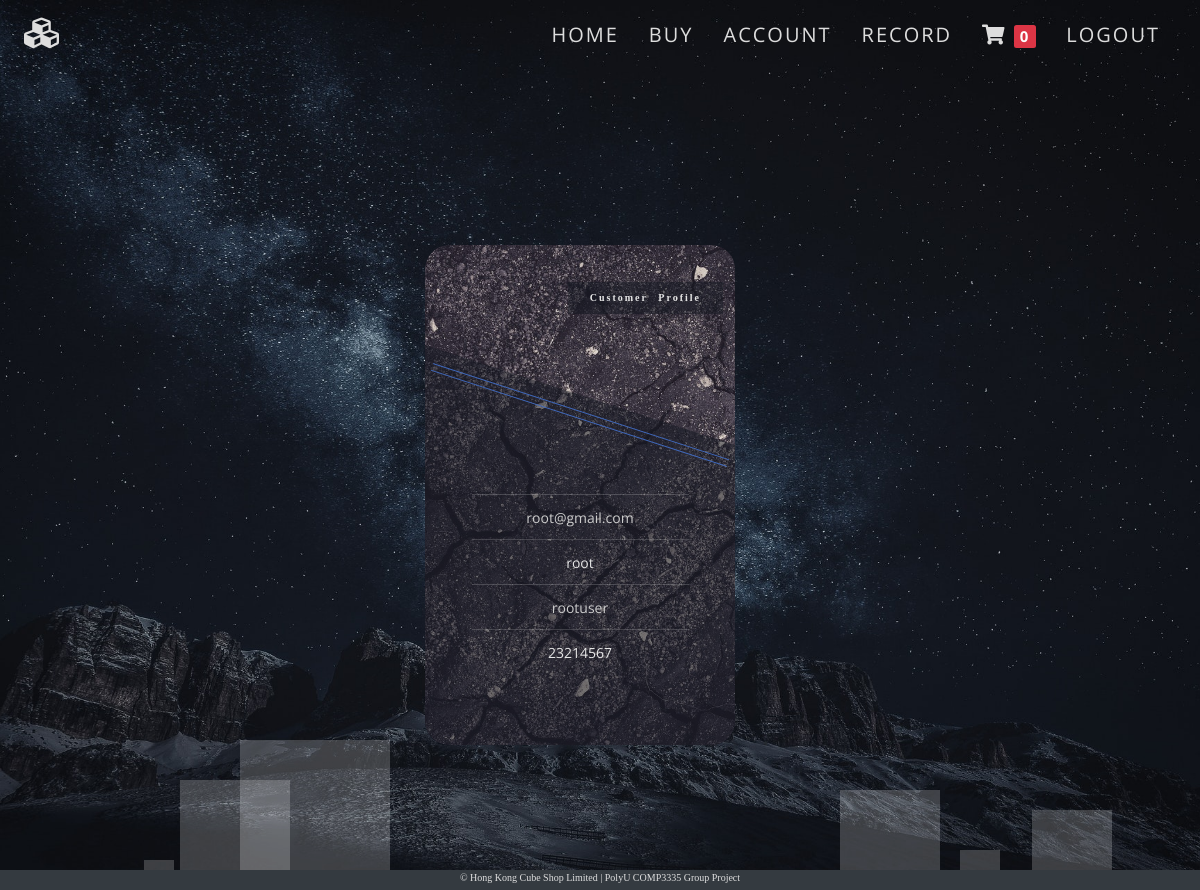
The page /viewcustomerprofile.php (signed in) on the database its author committed.
### tables this page shows
CREATE TABLE `customer` (
  `customerEmail` varchar(50) NOT NULL,
  `firstName` varchar(255) NOT NULL,
  `lastName` varchar(255) NOT NULL,
  `password` varchar(255) NOT NULL,
  `phoneNumber` varchar(8) NOT NULL
);

### www/viewcustomerprofile.php (the view, shortened to what this page needs)
<?php
require "header.php";
?>
<link rel="stylesheet" href="css/profileCard.css">
<div class=" body-container">
    <div class="anim">
        <ui class="box-area">
            <li></li>
            <li></li>
            <li></li>
            <li></li>
        </ui>
    </div>
    <div class="flip-card-container body-container center" style="--hue: 220">
        <div class="flip-card">
            <div class="card-front">
                <figure>
                    <div class="img-bg"></div>
                    <img src="img/profileCard2.jpg" alt="Brohm Lake">
                    <figcaption>Customer Profile</figcaption>
                </figure>
                <ul class="ul-info">
                    <?php
                    $user = $_SESSION['Email'];
                    $sql = "SELECT customerEmail,firstName,lastName,phoneNumber FROM customer WHERE customerEmail = '$user' ";
                    $result = mysqli_query($conn, $sql) or die(mysqli_error($conn));
                    $resultCheck = mysqli_num_rows($result);
                    if ($resultCheck > 0) {
                        while ($row = mysqli_fetch_assoc($result)) {
                            echo '
                            <li class="li-info"> </li>
                            <li class="li-info">' . $row['customerEmail'] . '</li>
                            <li class="li-info">' . $row['firstName'] . '</li>
                            <li class="li-info">' . $row['lastName'] . '</li>
                            <li class="li-info">' . $row['phoneNumber'] . '</li>
                            ';
                        }
                    }
                    ?>
                </ul>
            </div>
            <div class="card-back">
                <figure>
                </figure>
                <form action="editcustomerprofile.php" method="POST" class="btn-edit">
                    <button class="btn btn-edit"> Edit</button>
                </form>
                <div class="design-container">
                </div>
                <button class="btn btn-delete" id="del-btn" onclick="confirmDia()">Delete</button>
            </div>
        </div>
    </div>
</div>
<?php
require "footer.php";
?>

### www/css/global.css (style rules this page uses)
* { margin: 0; padding: 0; box-sizing: border-box; }
html { font-size: 10px; line-height: 1.5; color: #ddd; height: 100%; width: 100%; }
p, a, ul, li, span, label { font-family: "Open Sans", sans-serif; }
body { overflow-x: hidden; background-color: #111; height: 100%; }
.center { position: absolute; top: 50%; left: 50%; margin-right: -50%; transform: translate(-50%, -50%); }
.body-container { min-height: 100vh; align-items: center; }
.box-area { position: absolute; top: 0; left: 0; width: 100%; height: 100%; overflow: hidden; z-index: -1; }
.box-area li { position: absolute; display: block; list-style: none; width: 2.5rem; height: 2.5rem; overflow: hidden; background: rgba(255, 255, 255, 0.2); animation: animate 5s linear infinite; bottom: 0; }
.box-area li:nth-child(1) { left: 86%; width: 8rem; height: 8rem; animation-delay: 0s; }
.box-area li:nth-child(3) { left: 70%; width: 10rem; height: 10rem; animation-delay: 5.5s; }
.box-area li:nth-child(4) { left: 20%; width: 15rem; height: 15rem; animation-delay: 0s; animation-duration: 15s; }
.box-area li:nth-child(6) { left: 15%; width: 11rem; height: 11rem; animation-delay: 3.5s; }

### www/css/profileCard.css (style rules this page uses)
body { background-image: url(../img/customerProfileBG.jpg); position: relative; background-position: center; background-size: cover; background-repeat: no-repeat; background-attachment: fixed; }
.flip-card-container { --hue: 150; --primary: hsl(var(--hue), 50%, 50%); --white-1: hsl(0, 0%, 90%); --white-2: hsl(0, 0%, 80%); --dark: hsl(var(--hue), 25%, 10%); --grey: hsl(0, 0%, 50%); width: 310px; height: 500px; margin: 40px; perspective: 1000px; }
.center { left: 45%; }
.flip-card { width: inherit; height: inherit; position: relative; transform-style: preserve-3d; transition: 0.6s 0.1s; top: 20vh; }
.card-front, .card-back { width: 100%; height: 100%; border-radius: 24px; background: var(--dark); position: absolute; top: 0; left: 0; overflow: hidden; backface-visibility: hidden; display: flex; justify-content: center; align-items: center; }
.card-front { transform: rotateY(0deg); z-index: 2; }
.card-back { transform: rotateY(180deg); z-index: 1; }
figure { z-index: -1; }
figure, .img-bg { position: absolute; top: 0; left: 0; width: 100%; height: 100%; }
img { height: 100%; border-radius: 24px; }
figcaption { display: block; width: auto; margin-top: 12%; padding: 8px 22px; font-weight: bold; line-height: 1.6; letter-spacing: 2px; word-spacing: 6px; text-align: right; position: absolute; top: 0; right: 12px; color: var(--white-1); background: hsla(var(--hue), 25%, 10%, 0.5); }
.img-bg { background: hsla(var(--hue), 25%, 10%, 0.5); }
.card-front .img-bg { clip-path: polygon(0 20%, 100% 40%, 100% 100%, 0 100%); }
.card-front .img-bg::before { content: ""; position: absolute; top: 34%; left: 50%; transform: translate(-50%, -50%) rotate(18deg); width: 100%; height: 6px; border: 1px solid var(--primary); border-left-color: transparent; border-right-color: transparent; transition: 0.1s; }
.ul-info { padding-top: 50%; margin: 0 auto; width: 70%; height: 100%; list-style: none; color: var(--white-1); display: flex; justify-content: center; align-items: center; flex-direction: column; }
.li-info { width: 100%; margin-top: 12px; padding-bottom: 12px; font-size: 14px; text-align: center; position: relative; }
.li-info:nth-child(2n) { color: var(--white-2); }
.li-info:not(:last-child)::after { content: ""; position: absolute; bottom: 0; left: 0; width: 100%; height: 1px; background: currentColor; opacity: 0.2; }
button { font-family: inherit; font-weight: bold; color: var(--white-1); letter-spacing: 2px; padding: 9px 20px; border: 1px solid var(--grey); border-radius: 1000px; background: transparent; transition: 0.3s; cursor: pointer; outline: none; }
.design-container { --tr: 90; --op: 0.5; width: 100%; height: 100%; background: transparent; position: absolute; top: 0; left: 0; pointer-events: none; }
.btn-delete { position: absolute; top: 90%; left: 36%; }
.btn-delete, .btn-delete:hover, .btn-delete:focus { background-color: #d84040; }

### rows shown on the page
customer: customerEmail "root@gmail.com", firstName "root", lastName "rootuser", phoneNumber "23214567"

### other values the page prints
$rows "0"
